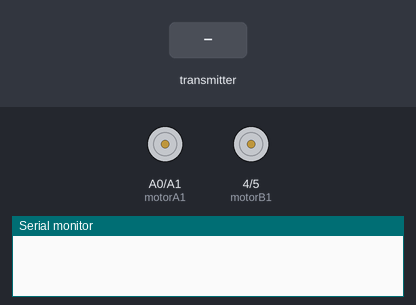
A sketch run on a simulated Arduino Uno, built with avr-gcc and run on an emulated ATmega328P. On the bench: motor-driver pin pairs drawn as motors (green arrow = first pin HIGH = forward, orange = second pin HIGH = backward, longer = more drive, scaled by the enable pin), the last lines printed to the serial monitor. The inputs (shaded band) are chosen by the test bench. No radio packets arrive unless stated.

Above: at 1.2 s.
1.3 s: the transmitter starts sending buf.0 = 64
At 1.8 s:
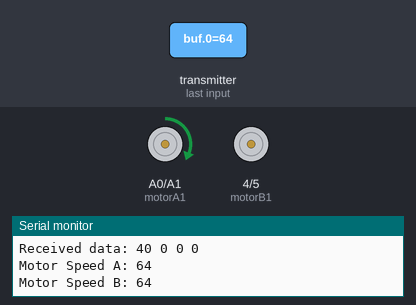
2.8 s: the transmitter starts sending buf.1 = 255
At 3.1 s:
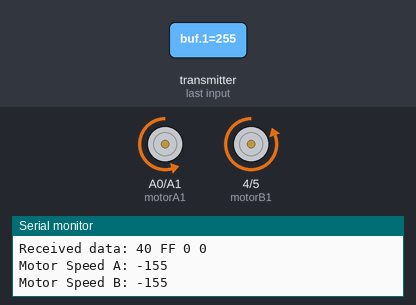
4.3 s: the transmitter starts sending buf.2 = 255
At 5.4 s:
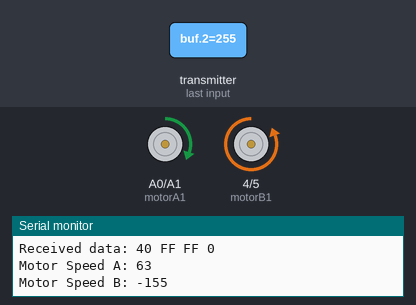
5.8 s: the transmitter starts sending buf.0 = 255
At 6.6 s:
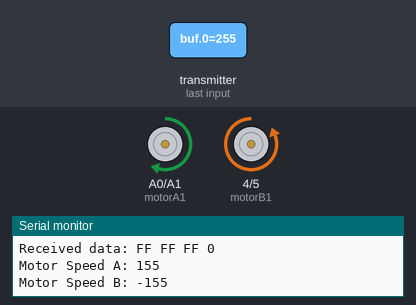
7.3 s: the transmitter starts sending buf.3 = 255
At 7.6 s:
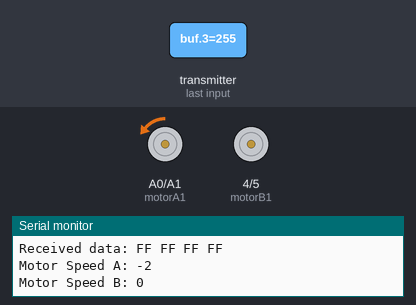
8.8 s: the transmitter starts sending buf.1 = 0
At 10.0 s:
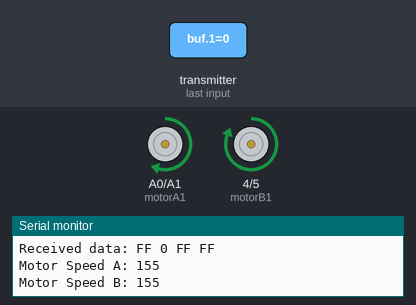
Timing chart, 0 to 11.3 s (numbered marks = the images above; inputs shaded):
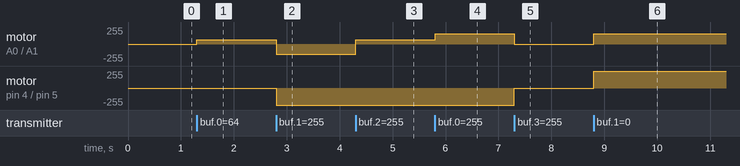

Measured:
- after the input at 1.3 s, motor on A0 (motorA1) / A1 (motorA2): stopped → forward 64/255 at once
- after the input at 2.8 s, motor on A0 (motorA1) / A1 (motorA2): forward 64/255 → backward 155/255 at once; motor on pin 4 (motorB1) / pin 5 (motorB2): stopped → backward 255/255 at once
- after the input at 4.3 s, motor on A0 (motorA1) / A1 (motorA2): backward 155/255 → forward 63/255 at once
- after the input at 5.8 s, motor on A0 (motorA1) / A1 (motorA2): forward 63/255 → forward 155/255 at once
- after the input at 7.3 s, motor on A0 (motorA1) / A1 (motorA2): forward 155/255 → backward 2/255 at once; motor on pin 4 (motorB1) / pin 5 (motorB2): backward 255/255 → stopped at once
- after the input at 8.8 s, motor on A0 (motorA1) / A1 (motorA2): backward 2/255 → forward 155/255 at once; motor on pin 4 (motorB1) / pin 5 (motorB2): stopped → forward 255/255 at once

The sketch:

RF69_Robot_Server_Final.ino
```cpp
#include <SPI.h>
#include <RH_RF69.h>

// Singleton instance of the radio driver
RH_RF69 rf69;

// Pin Definitions
const int motorA1 = A0;
const int motorA2 = A1;
const int motorB1 = 4;
const int motorB2 = 5;
const int motorAEnable = 6;  // PWM enable pin for motor A
const int motorBEnable = 7;  // PWM enable pin for motor B

// Variables to store motor speeds
int motorSpeedA, motorSpeedB;
int deadZone = 10;  // Define the dead zone range

void setup() {
  // Set motor pins as outputs
  pinMode(motorA1, OUTPUT);
  pinMode(motorA2, OUTPUT);
  pinMode(motorB1, OUTPUT);
  pinMode(motorB2, OUTPUT);
  pinMode(motorAEnable, OUTPUT);
  pinMode(motorBEnable, OUTPUT);

  // Initialize Serial Monitor (for debugging)
  Serial.begin(9600);
  while (!Serial)
    ;

  if (!rf69.init())
    Serial.println("init failed");

  // Set frequency
  if (!rf69.setFrequency(433.0))
    Serial.println("setFrequency failed");

  rf69.setTxPower(14, true);

  // Set encryption key
  uint8_t key[] = {0x01, 0x02, 0x03, 0x04, 0x05, 0x06, 0x07, 0x08,
                   0x01, 0x02, 0x03, 0x04, 0x05, 0x06, 0x07, 0x08};
  rf69.setEncryptionKey(key);
}

void loop() {
  if (rf69.available()) {
    // Should be a message for us now
    uint8_t buf[4];
    uint8_t len = sizeof(buf);

    if (rf69.recv(buf, &len)) {
      Serial.print("Received data: ");
      for (int i = 0; i < len; i++) {
        Serial.print(buf[i], HEX);
        Serial.print(" ");
      }
      Serial.println();

      // Decode the received data
      int forwardSpeed = buf[0] | (buf[1] << 8);
      int turnSpeed = buf[2] | (buf[3] << 8);

      // Calculate motor speeds
      motorSpeedA = forwardSpeed + turnSpeed;  // Left motors
      motorSpeedB = forwardSpeed - turnSpeed;  // Right motors

      // Constrain motor speeds to valid PWM range (-255 to 255)
      motorSpeedA = constrain(motorSpeedA, -155, 155);
      motorSpeedB = constrain(motorSpeedB, -155, 155);

      // Set motor speed using PWM
      analogWrite(motorAEnable, abs(motorSpeedA));
      analogWrite(motorBEnable, abs(motorSpeedB));

      // Handle motor directions based on sign of speed (forward or backward)
      if (motorSpeedA > 0) {
        digitalWrite(motorA1, HIGH);
        digitalWrite(motorA2, LOW);
      } else if (motorSpeedA < 0) {
        digitalWrite(motorA1, LOW);
        digitalWrite(motorA2, HIGH);
      }

      if (motorSpeedB > 0) {
        digitalWrite(motorB1, HIGH);
        digitalWrite(motorB2, LOW);
      } else if (motorSpeedB < 0) {
        digitalWrite(motorB1, LOW);
        digitalWrite(motorB2, HIGH);
      }

      // Print motor speeds for testing
      Serial.print("Motor Speed A: ");
      Serial.println(motorSpeedA);
      Serial.print("Motor Speed B: ");
      Serial.println(motorSpeedB);

      // Send a reply
      uint8_t data[] = "Data received";
      rf69.send(data, sizeof(data));
      rf69.waitPacketSent();
    } else {
      Serial.println("recv failed");
    }
  }
}
```
